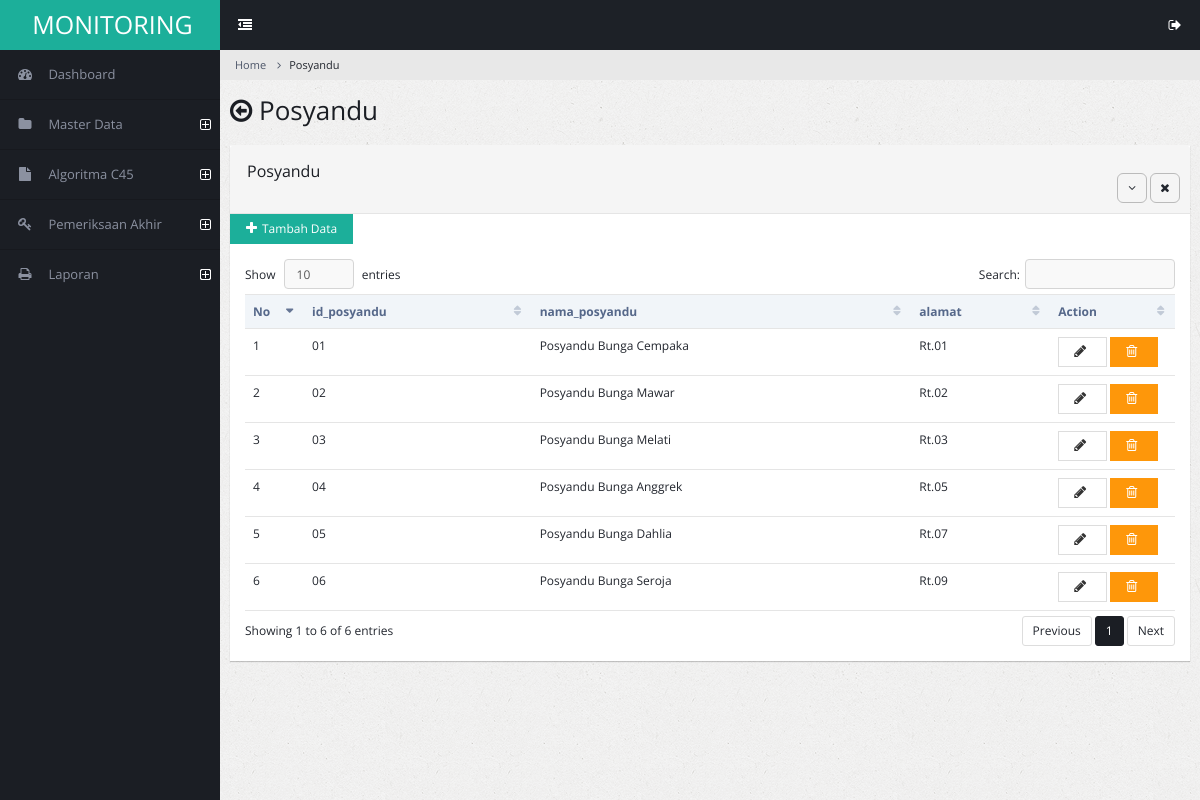
Page /admin/posyandu.php (signed in) on the committed database.
### tables this page shows
CREATE TABLE `posyandu` (
  `id_posyandu` varchar(100) NOT NULL,
  `nama_posyandu` varchar(100) NOT NULL,
  `alamat` varchar(100) NOT NULL
);

### admin/posyandu.php (the view, shortened to what this page needs)
<?php
require_once("../koneksi.php");
?>
<!DOCTYPE html>
<html lang="en">
<head>
        <link rel="stylesheet" type="text/css" id="theme" href="css/theme-default.css"/>
    </head>
    <body>
        <div class="page-container">
            <div class="page-sidebar">
                <?php include 'menu.php'; ?>
            </div>
            <div class="page-content">
                <ul class="x-navigation x-navigation-horizontal x-navigation-panel">
                    <li class="xn-icon-button">
                        <a href="#" class="x-navigation-minimize"><span class="fa fa-dedent"></span></a>
                    </li>
                    <li class="xn-icon-button pull-right">
                        <a href="#" class="mb-control" data-box="#mb-signout"><span class="fa fa-sign-out"></span></a>
                    </li>
                </ul>
                <ul class="breadcrumb">
                    <li><a href="#">Home</a></li>
                    <li class="active">Posyandu</a></li>
                </ul>
                <div class="page-title">
                    <h2><span class="fa fa-arrow-circle-o-left"></span> Posyandu</h2>
                </div>
                <div class="page-content-wrap">
                    <div class="row">
                        <div class="col-md-12">
                            <div class="panel panel-default">
                                <div class="panel-heading">
                                    <h3 class="panel-title">Posyandu</h3><br>
                                    <ul class="panel-controls">
                                        <li><a href="#" class="panel-collapse"><span class="fa fa-angle-down"></span></a></li>
                                        <li><a href="#" class="panel-remove"><span class="fa fa-times"></span></a></li>
                                    </ul>
                                </div>
                                <a href="posyandu-add.php"><button class="btn btn-info"><i class="fa fa-plus"></i>Tambah Data</button> </a>
                                <div class="panel-body">
                                    <table class="table datatable">
                                        <thead>
                                            <tr>
                                                <th width="70">No</th>
                                                <th>id_posyandu</th>
                                                <th>nama_posyandu</th>
                                                <th>alamat</th>
                                                <th width="130">Action</th>
                                            </tr>
                                        </thead>
<?php
                        $querymatakuliah = mysqli_query ($konek, "SELECT * FROM posyandu");
                        $no = 0;
                        while($matakuliah = mysqli_fetch_array($querymatakuliah)){
                            $no++;
                            echo "
                                <tr>
                                    <td>$no</td>
                                    <td>$matakuliah[id_posyandu]</td>
                                    <td>$matakuliah[nama_posyandu]</td>
                                    <td>$matakuliah[alamat]</td>
                                    <td>
                                    <a href='posyandu-edit.php?id_posyandu=$matakuliah[id_posyandu]' id_posyandu='$matakuliah[id_posyandu]'><button class='btn btn-default'><i class='fa fa-pencil'></i></button></a>
                                    <a href='posyandu-delete.php?id_posyandu=$matakuliah[id_posyandu]'<button class='btn btn-warning'><i class='fa fa-trash-o'></i></button></a>
                                    </td>
                                </tr>
                                ";
                        }
                    ?>
                                    </table>
                                </div>
                            </div>
                        </div>
                    </div>
                </div>
            </div>
        </div>
    </body>
</html>

### rows in the picture
posyandu: id_posyandu "01", nama_posyandu "Posyandu Bunga Cempaka", alamat "Rt.01"
posyandu: id_posyandu "02", nama_posyandu "Posyandu Bunga Mawar", alamat "Rt.02"
posyandu: id_posyandu "03", nama_posyandu "Posyandu Bunga Melati", alamat "Rt.03"
posyandu: id_posyandu "04", nama_posyandu "Posyandu Bunga Anggrek", alamat "Rt.05"
posyandu: id_posyandu "05", nama_posyandu "Posyandu Bunga Dahlia", alamat "Rt.07"
posyandu: id_posyandu "06", nama_posyandu "Posyandu Bunga Seroja", alamat "Rt.09"
